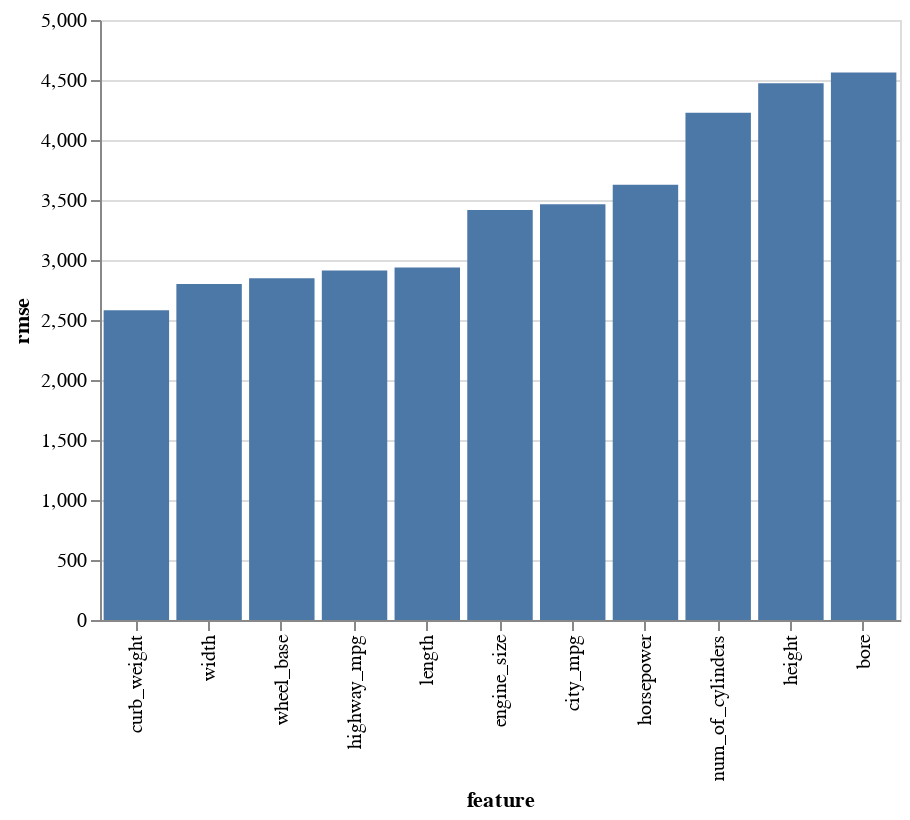

This figure's notebook cell:
### Code cell
ff = results_df[(results_df['k']==9)&(results_df['rmse']<5000)]
alt.Chart(ff).mark_bar().encode(
    x=alt.X('feature:N', sort=alt.EncodingSortField(field='rmse', op='average')),
    y='rmse',
)

### Figure 1 — Vega-Lite specification as saved in the notebook (floating-point values rounded to 4 significant figures)
{"$schema": "https://vega.github.io/schema/vega-lite/v2.6.0.json", "config": {"view": {"height": 300, "width": 400}}, "data": {"name": "data-5c38991a805790fddc571237094d1b23"}, "datasets": {"data-5c38991a805790fddc571237094d1b23": [{"feature": "bore", "k": 9, "rmse": 4563.0}, {"feature": "city_mpg", "k": 9, "rmse": 3464.0}, {"feature": "curb_weight", "k": 9, "rmse": 2580.0}, {"feature": "engine_size", "k": 9, "rmse": 3416.0}, {"feature": "height", "k": 9, "rmse": 4473.0}, {"feature": "highway_mpg", "k": 9, "rmse": 2912.0}, {"feature": "horsepower", "k": 9, "rmse": 3627.0}, {"feature": "length", "k": 9, "rmse": 2938.0}, {"feature": "num_of_cylinders", "k": 9, "rmse": 4227.0}, {"feature": "wheel_base", "k": 9, "rmse": 2849.0}, {"feature": "width", "k": 9, "rmse": 2800.0}]}, "encoding": {"x": {"field": "feature", "sort": {"field": "rmse", "op": "average"}, "type": "nominal"}, "y": {"field": "rmse", "type": "quantitative"}}, "mark": "bar"}
